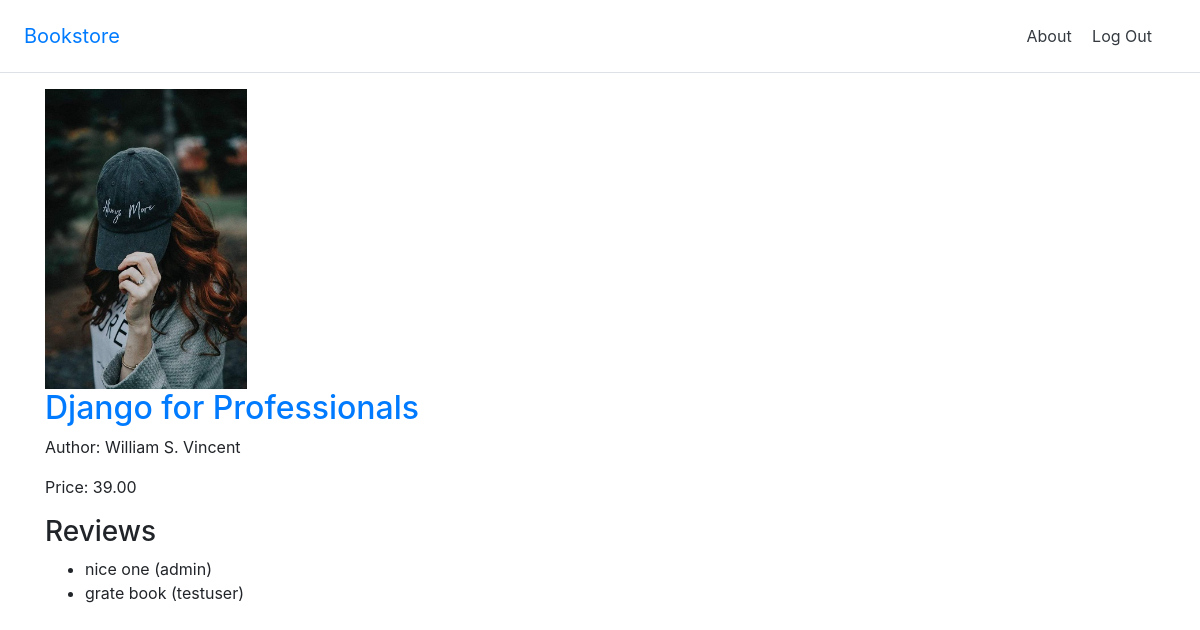
Page /books/f2d99751-0f71-43bf-ab8c-99854fabceb6 (signed in) on the committed database.
### books/models.py (models this page shows, shortened)
class Book(models.Model):
    id = models.UUIDField(primary_key=True, default=uuid.uuid4, editable=False)
    title = models.CharField(max_length=200)
    author = models.CharField(max_length=200)
    price = models.DecimalField(max_digits=6,decimal_places=2)
    cover = models.ImageField(upload_to='covers/', blank=True)
    class Meta:
        permissions = [
            ('special_status', 'Can read all books'),
        ]

class Review(models.Model):
    book = models.ForeignKey(Book,on_delete=models.CASCADE,related_name='reviews')
    review = models.CharField(max_length=255)
    author = models.ForeignKey(
        get_user_model(),
        on_delete=CASCADE,
    )

### users/models.py (models this page shows)
class CustomUser(AbstractUser):
    pass

### books/views.py (the view)
# urls.py: path('<uuid:pk>', BookDetailView.as_view(), name='book_detail'),
class BookDetailView(LoginRequiredMixin, PermissionRequiredMixin, DetailView):
    model = Book
    context_object_name = 'book'
    template_name = 'books/book_detail.html'
    login_url = 'account_login'
    permission_required = 'books.special_status'

### templates/books/book_detail.html (shortened to what this page needs)
{% extends '_base.html' %}
{% block content %}
    <div class="book-detail">
        {% if book.cover %}
            <img class="bookcover" src="{{ book.cover.url}}" alt="{{ book.title }}">
        {% endif %}
        <h2><a href="">{{ book.title }}</a></h2>
        <p>Author: {{ book.author }}</p>
        <p>Price: {{ book.price }}</p>
        <div>
            <h3>Reviews</h3>
            <ul>
                {% for review in book.reviews.all %}
                <li>{{ review.review }} ({{ review.author }})</li>
                {% endfor %}
            </ul>
        </div>
    </div>
{% endblock content %}

### static/css/base.css (style rules this page uses)
.bookcover { height: 300px; width: auto; }

### rows in the picture
Book: cover (picture), title "Django for Professionals", author "William S. Vincent", price "39.00"
Review: review "nice one", author "admin"
Review: review "grate book", author "testuser"
